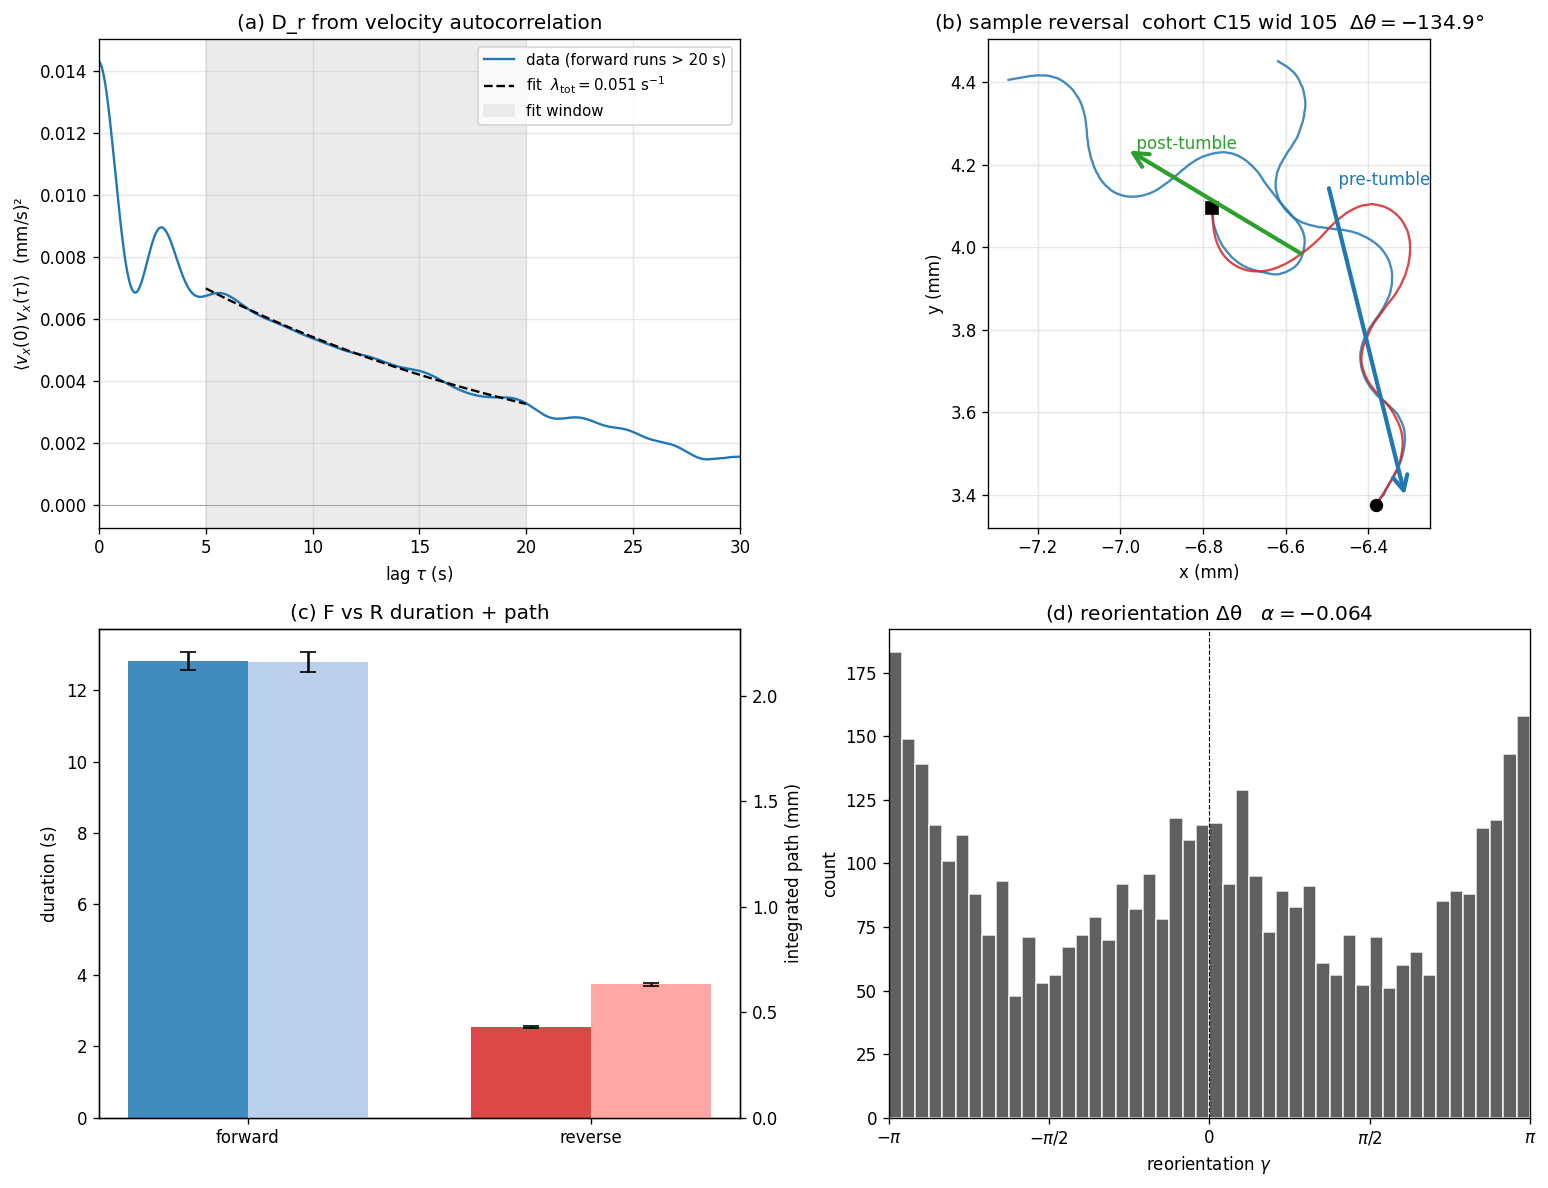

The Python source for this figure:
"""Figure 4 — behavioral statistics of C. elegans locomotion.

(a) D_r from velocity autocorrelation of forward runs > 20 s, fit with a
    single exponential on lags 5–20 s.
(b) Sample reversal showing PCA arrows fit to the 1 mm before / 1 mm after
    the reversal.   Pinned to a fixed (cohort, wid, rev_idx) for byte-level
    reproducibility.
(c) Bar charts: mean forward / reverse interval duration and integrated path.
(d) Histogram of signed reorientation angle γ across all reversals.
"""
from pathlib import Path
import h5py
import numpy as np
import matplotlib.pyplot as plt
from scipy.optimize import curve_fit
from scipy.signal import savgol_filter

DATA = Path(__file__).resolve().parent / "data" / "wt_cache.h5"
OUT = Path(__file__).resolve().parent / "fig4_behavior.png"

F, R = 2, 1                              # cached state codes

# Panel (b) — pinned reversal
PIN_KEY = "C15_0105"
PIN_REV_IDX = 1

# Panel (a) — D_r fit window
MIN_RUN_S = 20.0
MAX_LAG_S = 30.0
SMOOTH_S = 3.0
FIT_LO, FIT_HI = 5.0, 20.0
SEED = 42


def acf_unbiased(v, max_lag):
    n = len(v)
    nfft = 1 << (2 * n - 1).bit_length()
    f_ = np.fft.rfft(v, n=nfft)
    full = np.fft.irfft(f_ * np.conj(f_), n=nfft)[:n]
    return (full / (n - np.arange(n)))[:max_lag + 1]


def intervals(state, target):
    in_s = (state == target).astype(int)
    diff = np.diff(in_s, prepend=0, append=0)
    starts = np.flatnonzero(diff == 1)
    stops = np.flatnonzero(diff == -1)
    return list(zip(starts.tolist(), stops.tolist()))


def signed_angle(b, a):
    cross = b[0] * a[1] - b[1] * a[0]
    dot = b[0] * a[0] + b[1] * a[1]
    return float(np.degrees(np.arctan2(cross, dot)))


def panel_a(ax):
    rng = np.random.default_rng(SEED)
    with h5py.File(DATA, "r") as f:
        keys = sorted(f.keys())
        dt = float(np.median([f[k].attrs["dt"] for k in keys]))
        max_lag = int(round(MAX_LAG_S / dt))
        smooth_n = int(round(SMOOTH_S / dt))
        if smooth_n % 2 == 0:
            smooth_n += 1
        min_run_n = int(round(MIN_RUN_S / dt))
        ac_sum = np.zeros(max_lag + 1)
        n_used = 0
        for k in keys:
            grp = f[k]
            state = grp["state"][:]
            x = grp["x"][:].astype(float)
            y = grp["y"][:].astype(float)
            for s, e in intervals(state, F):
                if e - s < min_run_n + smooth_n + 10:
                    continue
                xs = savgol_filter(x[s:e], smooth_n, 3)
                ys = savgol_filter(y[s:e], smooth_n, 3)
                vx = np.diff(xs) / dt
                vy = np.diff(ys) / dt
                alpha = float(rng.uniform(0, 2 * np.pi))
                v_proj = vx * np.cos(alpha) + vy * np.sin(alpha)
                if len(v_proj) < max_lag + 1:
                    continue
                ac_sum += acf_unbiased(v_proj, max_lag)
                n_used += 1
    ac = ac_sum / n_used
    t = np.arange(max_lag + 1) * dt
    mask = (t >= FIT_LO) & (t <= FIT_HI) & (ac > 0)
    popt, _ = curve_fit(lambda tt, A, lam: A * np.exp(-lam * tt),
                        t[mask], ac[mask], p0=(ac[mask][0], 0.05),
                        maxfev=20000)
    A_fit, lam_fit = popt
    print(f"(a) D_r fit on {n_used} runs > {MIN_RUN_S} s")
    print(f"    λ_tot = {lam_fit:.4f} s⁻¹  →  D_r (2D) = {lam_fit:.4f} rad²/s")

    ax.plot(t, ac, color="#1f77b4", lw=1.4, label="data (forward runs > 20 s)")
    ax.plot(t[mask], A_fit * np.exp(-lam_fit * t[mask]), "k--", lw=1.4,
            label=fr"fit  $\lambda_{{\rm tot}}={lam_fit:.3f}$ s$^{{-1}}$")
    ax.axvspan(FIT_LO, FIT_HI, color="0.92", zorder=0, label="fit window")
    ax.axhline(0, color="0.6", lw=0.5)
    ax.set_xlabel(r"lag $\tau$ (s)")
    ax.set_ylabel(r"$\langle v_x(0)\,v_x(\tau)\rangle$  (mm/s)²")
    ax.set_xlim(0, MAX_LAG_S)
    ax.legend(fontsize=9)
    ax.grid(True, alpha=0.3)
    ax.set_title("(a) D_r from velocity autocorrelation")


def panel_b(ax):
    with h5py.File(DATA, "r") as f:
        grp = f[PIN_KEY]
        x = grp["x"][:].astype(float)
        y = grp["y"][:].astype(float)
        state = grp["state"][:]
        rs = int(grp["rev_start"][PIN_REV_IDX])
        re = int(grp["rev_end"][PIN_REV_IDX])
        b = grp["rev_before"][PIN_REV_IDX]
        a = grp["rev_after"][PIN_REV_IDX]
        cohort = grp.attrs["cohort"]
        wid = int(grp.attrs["wid"])

    pad = 250
    s0, e0 = max(0, rs - pad), min(len(x), re + pad)
    fwd = state[s0:e0] == F
    rev = state[s0:e0] == R
    xs, ys = x[s0:e0], y[s0:e0]
    for mask, color in [(fwd, "#1f77b4"), (rev, "#d62728")]:
        seg_x, seg_y = [], []
        for k, m in enumerate(mask):
            if m:
                seg_x.append(xs[k]); seg_y.append(ys[k])
            else:
                if len(seg_x) > 1:
                    ax.plot(seg_x, seg_y, color=color, lw=1.4, alpha=0.85)
                seg_x, seg_y = [], []
        if seg_x:
            ax.plot(seg_x, seg_y, color=color, lw=1.4, alpha=0.85)

    ax.plot(x[rs], y[rs], "ko", ms=7)
    ax.plot(x[re], y[re], "ks", ms=7)
    ax.annotate("", xy=(b[2], b[3]), xytext=(b[0], b[1]),
                arrowprops=dict(arrowstyle="->", color="#1f77b4", lw=2.5,
                                mutation_scale=22))
    ax.annotate("", xy=(a[2], a[3]), xytext=(a[0], a[1]),
                arrowprops=dict(arrowstyle="->", color="#2ca02c", lw=2.5,
                                mutation_scale=22))
    ax.text(b[0], b[1], "  pre-tumble", color="#1f77b4", fontsize=10)
    ax.text(a[2], a[3], "  post-tumble", color="#2ca02c", fontsize=10)

    bvec = (b[2] - b[0], b[3] - b[1])
    avec = (a[2] - a[0], a[3] - a[1])
    dtheta = signed_angle(bvec, avec)
    ax.set_aspect("equal")
    ax.grid(True, alpha=0.3)
    ax.set_xlabel("x (mm)")
    ax.set_ylabel("y (mm)")
    ax.set_title(f"(b) sample reversal  cohort {cohort} wid {wid}  "
                 fr"$\Delta\theta = {dtheta:+.1f}°$")


def panel_cd(ax_c, ax_d):
    fdur, fdist, rdur, rdist, reor = [], [], [], [], []
    with h5py.File(DATA, "r") as f:
        for k in sorted(f.keys()):
            grp = f[k]
            x = grp["x"][:]; y = grp["y"][:]
            state = grp["state"][:]
            dt = float(grp.attrs["dt"])
            rb = grp["rev_before"][:]
            ra = grp["rev_after"][:]
            step = np.hypot(np.diff(x), np.diff(y))
            for s, e in intervals(state, F):
                if e - s < 2:
                    continue
                fdur.append((e - s) * dt)
                fdist.append(float(step[s:e - 1].sum()))
            for s, e in intervals(state, R):
                if e - s < 2:
                    continue
                rdur.append((e - s) * dt)
                rdist.append(float(step[s:e - 1].sum()))
            for i in range(len(rb)):
                bvec = (rb[i, 2] - rb[i, 0], rb[i, 3] - rb[i, 1])
                avec = (ra[i, 2] - ra[i, 0], ra[i, 3] - ra[i, 1])
                reor.append(signed_angle(bvec, avec))
    fdur, fdist = np.array(fdur), np.array(fdist)
    rdur, rdist = np.array(rdur), np.array(rdist)
    reor = np.array(reor)
    alpha = float(np.cos(np.radians(reor)).mean())
    print(f"(c,d) F={len(fdur)}  R={len(rdur)}  reor={len(reor)}")
    print(f"      F dur {fdur.mean():.2f} s   R dur {rdur.mean():.2f} s")
    print(f"      F path {fdist.mean():.3f} mm   R path {rdist.mean():.3f} mm")
    print(f"      α = ⟨cos Δθ⟩ = {alpha:+.3f}")

    # (c) duration + path bars in one panel (twin axes)
    ax2 = ax_c.twinx()
    width = 0.35
    pos = np.arange(2)
    ax_c.bar(pos - width/2, [fdur.mean(), rdur.mean()],
             yerr=[fdur.std()/np.sqrt(len(fdur)), rdur.std()/np.sqrt(len(rdur))],
             width=width, color=["#1f77b4", "#d62728"], alpha=0.85,
             label="duration", capsize=5)
    ax2.bar(pos + width/2, [fdist.mean(), rdist.mean()],
            yerr=[fdist.std()/np.sqrt(len(fdist)), rdist.std()/np.sqrt(len(rdist))],
            width=width, color=["#aec7e8", "#ff9896"], alpha=0.85,
            label="path length", capsize=5)
    ax_c.set_xticks(pos)
    ax_c.set_xticklabels(["forward", "reverse"])
    ax_c.set_ylabel("duration (s)")
    ax2.set_ylabel("integrated path (mm)")
    ax_c.set_title("(c) F vs R duration + path")

    # (d) γ histogram
    bins = np.linspace(-np.pi, np.pi, 49)
    ax_d.hist(np.radians(reor), bins=bins, color="#444",
              edgecolor="white", alpha=0.85)
    ax_d.axvline(0, color="k", lw=0.7, ls="--")
    ax_d.set_xlim(-np.pi, np.pi)
    ax_d.set_xticks([-np.pi, -np.pi/2, 0, np.pi/2, np.pi])
    ax_d.set_xticklabels([r"$-\pi$", r"$-\pi/2$", "0", r"$\pi/2$", r"$\pi$"])
    ax_d.set_xlabel(r"reorientation $\gamma$")
    ax_d.set_ylabel("count")
    ax_d.set_title(fr"(d) reorientation Δθ   $\alpha = {alpha:+.3f}$")


def main():
    fig, axes = plt.subplots(2, 2, figsize=(13, 10), dpi=120)
    panel_a(axes[0, 0])
    panel_b(axes[0, 1])
    panel_cd(axes[1, 0], axes[1, 1])
    fig.tight_layout()
    fig.savefig(OUT, bbox_inches="tight")
    print(f"saved {OUT}")


if __name__ == "__main__":
    main()
